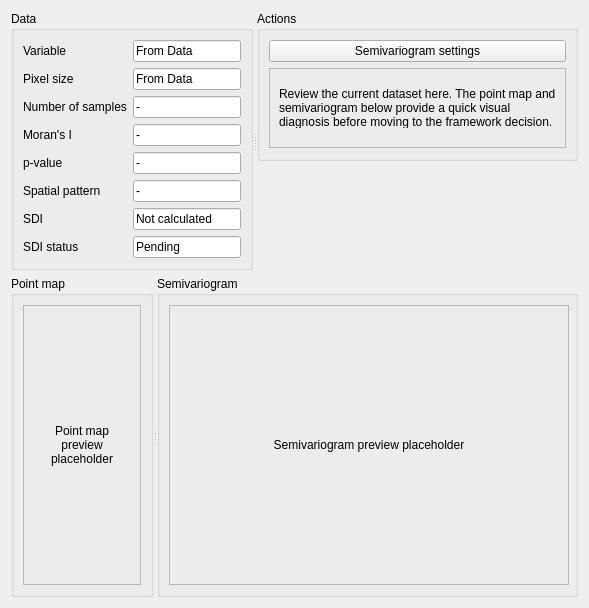
         <widget class="QWidget" name="tabFrameworkOverview">
          <attribute name="title">
           <string>Overview</string>
          </attribute>
          <layout class="QVBoxLayout" name="verticalLayout_frameworkOverview">
           <item>
            <widget class="QSplitter" name="splitterFrameworkOverviewTop">
             <property name="orientation">
              <enum>Qt::Horizontal</enum>
             </property>
             <widget class="QGroupBox" name="groupFrameworkDataSummary">
              <property name="title">
               <string>Data</string>
              </property>
              <layout class="QGridLayout" name="gridLayout_frameworkDataSummary">
               <item row="0" column="0">
                <widget class="QLabel" name="lblFrameworkVariableValue_title">
                 <property name="text">
                  <string>Variable</string>
                 </property>
                </widget>
               </item>
               <item row="0" column="1">
                <widget class="QLineEdit" name="lblFrameworkVariableValue">
                 <property name="text">
                  <string>From Data</string>
                 </property>
                 <property name="readOnly">
                  <bool>true</bool>
                 </property>
                </widget>
               </item>
               <item row="1" column="0">
                <widget class="QLabel" name="lblFrameworkPixelValue_title">
                 <property name="text">
                  <string>Pixel size</string>
                 </property>
                </widget>
               </item>
               <item row="1" column="1">
                <widget class="QLineEdit" name="lblFrameworkPixelValue">
                 <property name="text">
                  <string>From Data</string>
                 </property>
                 <property name="readOnly">
                  <bool>true</bool>
                 </property>
                </widget>
               </item>
               <item row="2" column="0">
                <widget class="QLabel" name="lblFrameworkSamplesValue_title">
                 <property name="text">
                  <string>Number of samples</string>
                 </property>
                </widget>
               </item>
               <item row="2" column="1">
                <widget class="QLineEdit" name="lblFrameworkSamplesValue">
                 <property name="text">
                  <string>-</string>
                 </property>
                 <property name="readOnly">
                  <bool>true</bool>
                 </property>
                </widget>
               </item>
               <item row="3" column="0">
                <widget class="QLabel" name="lblFrameworkMoranValue_title">
                 <property name="text">
                  <string>Moran's I</string>
                 </property>
                </widget>
               </item>
               <item row="3" column="1">
                <widget class="QLineEdit" name="lblFrameworkMoranValue">
                 <property name="text">
                  <string>-</string>
                 </property>
                 <property name="readOnly">
                  <bool>true</bool>
                 </property>
                </widget>
               </item>
               <item row="4" column="0">
                <widget class="QLabel" name="lblFrameworkPValueValue_title">
                 <property name="text">
                  <string>p-value</string>
                 </property>
                </widget>
               </item>
               <item row="4" column="1">
                <widget class="QLineEdit" name="lblFrameworkPValueValue">
                 <property name="text">
                  <string>-</string>
                 </property>
                 <property name="readOnly">
                  <bool>true</bool>
                 </property>
                </widget>
               </item>
               <item row="5" column="0">
                <widget class="QLabel" name="lblFrameworkPatternValue_title">
                 <property name="text">
                  <string>Spatial pattern</string>
                 </property>
                </widget>
               </item>
               <item row="5" column="1">
                <widget class="QLineEdit" name="lblFrameworkPatternValue">
                 <property name="text">
                  <string>-</string>
                 </property>
                 <property name="readOnly">
                  <bool>true</bool>
                 </property>
                </widget>
               </item>
               <item row="6" column="0">
                <widget class="QLabel" name="lblFrameworkSDIValue_title">
                 <property name="text">
                  <string>SDI</string>
                 </property>
                </widget>
               </item>
               <item row="6" column="1">
                <widget class="QLineEdit" name="lblFrameworkSDIValue">
                 <property name="text">
                  <string>Not calculated</string>
                 </property>
                 <property name="readOnly">
                  <bool>true</bool>
                 </property>
                </widget>
               </item>
               <item row="7" column="0">
                <widget class="QLabel" name="lblFrameworkSDIStatusValue_title">
                 <property name="text">
                  <string>SDI status</string>
                 </property>
                </widget>
               </item>
               <item row="7" column="1">
                <widget class="QLineEdit" name="lblFrameworkSDIStatusValue">
                 <property name="text">
                  <string>Pending</string>
                 </property>
                 <property name="readOnly">
                  <bool>true</bool>
                 </property>
                </widget>
               </item>
              </layout>
             </widget>
             <widget class="QGroupBox" name="groupFrameworkOverviewActions">
              <property name="maximumSize">
               <size>
                <width>16777215</width>
                <height>150</height>
               </size>
              </property>
              <property name="title">
               <string>Actions</string>
              </property>
              <layout class="QVBoxLayout" name="verticalLayout_frameworkOverviewActions">
               <item>
                <widget class="QPushButton" name="btnFrameworkOpenSDIWindow">
                 <property name="text">
                  <string>Semivariogram settings</string>
                 </property>
                </widget>
               </item>
               <item>
                <widget class="QFrame" name="frameFrameworkOverviewNotes">
                 <property name="maximumSize">
                  <size>
                   <width>16777215</width>
                   <height>80</height>
                  </size>
                 </property>
                 <property name="frameShape">
                  <enum>QFrame::StyledPanel</enum>
                 </property>
                 <property name="frameShadow">
                  <enum>QFrame::Raised</enum>
                 </property>
                 <layout class="QVBoxLayout" name="verticalLayout_frameworkOverviewNotes">
                  <item>
                   <widget class="QLabel" name="lblFrameworkOverviewHelp">
                    <property name="maximumSize">
                     <size>
                      <width>16777215</width>
                      <height>40</height>
                     </size>
                    </property>
                    <property name="text">
                     <string>Review the current dataset here. The point map and semivariogram below provide a quick visual diagnosis before moving to the framework decision.</string>
                    </property>
                    <property name="wordWrap">
                     <bool>true</bool>
                    </property>
                   </widget>
                  </item>
                 </layout>
                </widget>
               </item>
              </layout>
             </widget>
            </widget>
           </item>
           <item>
            <widget class="QSplitter" name="splitterFrameworkOverviewBottom">
             <property name="orientation">
              <enum>Qt::Horizontal</enum>
             </property>
             <property name="childrenCollapsible">
              <bool>false</bool>
             </property>
             <widget class="QGroupBox" name="groupFrameworkPointMap">
              <property name="title">
               <string>Point map</string>
              </property>
              <layout class="QVBoxLayout" name="verticalLayout_frameworkPointMap">
               <item>
                <widget class="QFrame" name="frameFrameworkPointMap">
                 <property name="frameShape">
                  <enum>QFrame::StyledPanel</enum>
                 </property>
                 <property name="frameShadow">
                  <enum>QFrame::Raised</enum>
                 </property>
                 <layout class="QVBoxLayout" name="verticalLayout_frameFrameworkPointMap">
                  <item>
                   <widget class="QLabel" name="lblFrameworkPointMapPlaceholder">
                    <property name="text">
                     <string>Point map preview placeholder</string>
                    </property>
                    <property name="alignment">
                     <set>Qt::AlignCenter</set>
                    </property>
                    <property name="wordWrap">
                     <bool>true</bool>
                    </property>
                   </widget>
                  </item>
                 </layout>
                </widget>
               </item>
              </layout>
             </widget>
             <widget class="QGroupBox" name="groupFrameworkVariogramPreview">
              <property name="minimumSize">
               <size>
                <width>420</width>
                <height>320</height>
               </size>
              </property>
              <property name="maximumSize">
               <size>
                <width>520</width>
                <height>500</height>
               </size>
              </property>
              <property name="title">
               <string>Semivariogram</string>
              </property>
              <layout class="QVBoxLayout" name="verticalLayout_frameworkVariogramPreview">
               <item>
                <widget class="QFrame" name="frameFrameworkVariogramPreview">
                 <property name="minimumSize">
                  <size>
                   <width>400</width>
                   <height>280</height>
                  </size>
                 </property>
                 <property name="frameShape">
                  <enum>QFrame::StyledPanel</enum>
                 </property>
                 <property name="frameShadow">
                  <enum>QFrame::Raised</enum>
                 </property>
                 <layout class="QVBoxLayout" name="verticalLayout_frameFrameworkVariogramPreview">
                  <item>
                   <widget class="QLabel" name="lblFrameworkVariogramPlaceholder">
                    <property name="minimumSize">
                     <size>
                      <width>380</width>
                      <height>240</height>
                     </size>
                    </property>
                    <property name="text">
                     <string>Semivariogram preview placeholder</string>
                    </property>
                    <property name="alignment">
                     <set>Qt::AlignCenter</set>
                    </property>
                    <property name="wordWrap">
                     <bool>true</bool>
                    </property>
                   </widget>
                  </item>
                 </layout>
                </widget>
               </item>
               <item>
                <layout class="QHBoxLayout" name="horizontalLayout_frameworkVariogramButtons"/>
               </item>
              </layout>
             </widget>
            </widget>
           </item>
          </layout>
         </widget>
